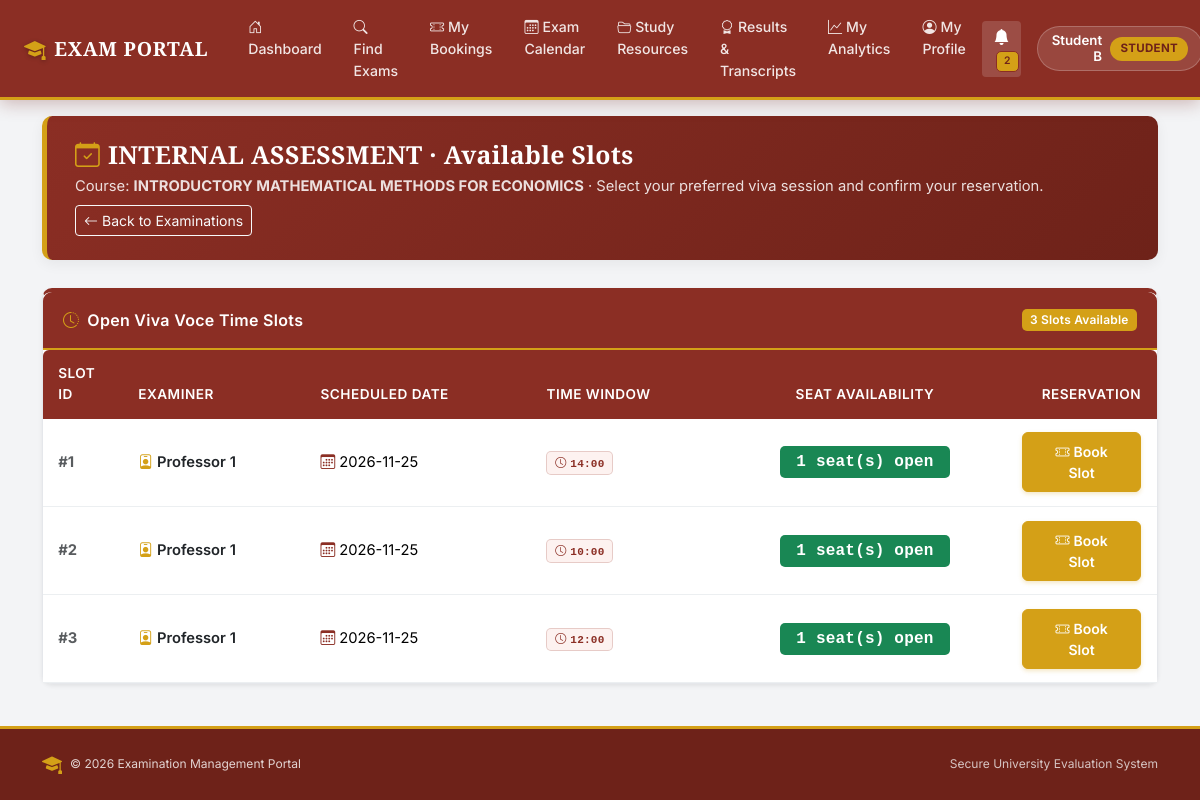
Screenshot of /student/examinations/1 (signed in) with the database file from the repository.
### models.py (models this page shows, shortened)
class BaseModel(db.Model):
    __abstract__ = True

class User(BaseModel):
    id = db.Column(db.Integer, primary_key=True)
    name = db.Column(db.String(100), nullable=False)
    email = db.Column(db.String(100), unique=True, nullable=False)
    password_hash = db.Column(db.String(200), nullable=False)
    role = db.Column(db.String(20), nullable=False)
    is_approved = db.Column(db.Boolean, default=False)
    is_active = db.Column(db.Boolean, default=True)

class Examination(BaseModel):
    id = db.Column(db.Integer, primary_key=True)
    name = db.Column(db.String(100), nullable=False)
    course_id = db.Column(db.Integer, db.ForeignKey("course.id"), nullable=False)
    status = db.Column(db.String(30), default="Draft")
    slot_creation_start = db.Column(db.String(30))
    slot_creation_end = db.Column(db.String(30))
    slot_creation_open = db.Column(db.Boolean, default=False)
    booking_open = db.Column(db.Boolean, default=False)
    booking_start = db.Column(db.String(30))
    booking_end = db.Column(db.String(30))
    slot_creation_override = db.Column(db.String(10), default=None)
    booking_override = db.Column(db.String(10), default=None)
    course = db.relationship("Course", backref="examinations")

class Course(BaseModel):
    id = db.Column(db.Integer, primary_key=True)
    name = db.Column(db.String(100), nullable=False)
    description = db.Column(db.String(500))
    resources = db.relationship("CourseResource", backref="course", cascade="all, delete-orphan")

class ExaminationSlot(BaseModel):
    id = db.Column(db.Integer, primary_key=True)
    examination_id = db.Column(db.Integer, db.ForeignKey("examination.id"), nullable=False)
    examiner_id = db.Column(db.Integer, db.ForeignKey("user.id"), nullable=False)
    date = db.Column(db.String(20), nullable=False)
    time = db.Column(db.String(20), nullable=False)
    capacity = db.Column(db.Integer, default=1)
    examination = db.relationship("Examination", backref="slots")
    examiner = db.relationship("User", backref="assigned_slots")

### routes/student.py (the view)
@role_required("Student")
def student_examination_slots(examination_id):
    exam = Examination.query.get_or_404(examination_id)
    today = date.today().isoformat()
    slots = ExaminationSlot.query.filter_by(examination_id=examination_id).filter(ExaminationSlot.date >= today).all()
    available_slots = []
    for slot in slots:
        booked = Booking.query.filter_by(slot_id=slot.id, status="Booked").count()
        remaining = slot.capacity - booked
        if remaining > 0:
            available_slots.append({"slot": slot, "remaining_seats": remaining})
    return render_template("student_slots.html", examination=exam, available_slots=available_slots)

### app.py (called while the page is built)
@app.context_processor
def inject_global_data():
    unread_count = 0
    if "user_id" in session:
        try:
            unread_count = Notification.query.filter_by(
                user_id=session["user_id"], is_read=False
            ).count()
        except Exception:
            pass
    return dict(unread_notifications_count=unread_count)

### helpers.py (called while the page is built)
def role_required(required_role):
    def decorator(fn):
        @wraps(fn)
        def wrapper(*args, **kwargs):
            uid = session.get("user_id")
            if not uid:
                return redirect(url_for("login"))
            user = db.session.get(User, uid) if hasattr(db.session, "get") else User.query.get(uid)
            if not user or not user.is_active:
                session.clear()
                return redirect(url_for("login"))
            if user.role != required_role:
                abort(403)
            if user.role == "Examiner" and not user.is_approved:
                session.clear()
                return redirect(url_for("login"))
            return fn(*args, **kwargs)
        return wrapper
    return decorator

### templates/student_slots.html (shortened to what this page needs)
{% extends "base.html" %}
{% block content %}
<div class="container my-3">
    <div class="erp-header">
        <div class="d-flex justify-content-between align-items-center flex-wrap gap-2">
            <div>
                <h2><i class="bi bi-calendar-check me-2 text-gold"></i>{{ examination.name }} &middot; Available Slots</h2>
                <p>Course: <strong>{{ examination.course.name if examination.course else '' }}</strong> &middot; Select your preferred viva session and confirm your reservation.</p>
            </div>
            <div>
                <a href="{{ url_for('student_examinations') }}" class="btn btn-outline-light btn-sm">
                    <i class="bi bi-arrow-left me-1"></i>Back to Examinations
                </a>
            </div>
        </div>
    </div>
    <div class="card shadow-sm" style="border-top: 4px solid var(--maroon);">
        <div class="card-header card-header-maroon d-flex justify-content-between align-items-center">
            <span><i class="bi bi-clock-history me-2 text-gold"></i>Open Viva Voce Time Slots</span>
            <span class="badge bg-gold text-dark">{{ available_slots|length }} Slots Available</span>
        </div>
        <div class="card-body p-0">
            {% if available_slots %}
            <div class="table-responsive">
                <table class="table table-hover align-middle mb-0">
                    <thead>
                        <tr>
                            <th style="width: 80px;">Slot ID</th>
                            <th>Examiner</th>
                            <th>Scheduled Date</th>
                            <th>Time Window</th>
                            <th class="text-center">Seat Availability</th>
                            <th class="text-end pe-3" style="width: 150px;">Reservation</th>
                        </tr>
                    </thead>
                    <tbody>
                        {% for item in available_slots %}
                        <tr>
                            <td class="fw-bold text-muted">#{{ item.slot.id }}</td>
                            <td>
                                <div class="fw-semibold text-dark"><i class="bi bi-person-badge text-gold me-1"></i>{{ item.slot.examiner.name }}</div>
                            </td>
                            <td>
                                <i class="bi bi-calendar3 text-maroon me-1"></i>{{ item.slot.date }}
                            </td>
                            <td>
                                <span class="badge font-monospace" style="background-color: var(--maroon-subtle); color: var(--maroon); border: 1px solid rgba(139,46,36,0.2);">
                                    <i class="bi bi-clock me-1"></i>{{ item.slot.time }}
                                </span>
                            </td>
                            <td class="text-center">
                                <span class="badge bg-success font-monospace px-3 py-2 fs-6">
                                    {{ item.remaining_seats }} seat(s) open
                                </span>
                            </td>
                            <td class="text-end pe-3">
                                <form method="POST" action="{{ url_for('student_book_slot', slot_id=item.slot.id) }}">
                                    <button type="submit" class="btn btn-gold btn-sm">
                                        <i class="bi bi-ticket-perforated me-1"></i>Book Slot
                                    </button>
                                </form>
                            </td>
                        </tr>
                        {% endfor %}
                    </tbody>
                </table>
            </div>
            {% endif %}
        </div>
    </div>
</div>
{% endblock %}

### templates/base.html (shortened to what this page needs)
<!DOCTYPE html>
<html lang="en">
<head>
    <link href="https://cdn.jsdelivr.net/npm/bootstrap@5.3.3/dist/css/bootstrap.min.css" rel="stylesheet">
    <link href="https://cdn.jsdelivr.net/npm/bootstrap-icons@1.11.3/font/bootstrap-icons.min.css" rel="stylesheet">
</head>
<body>
    <nav class="navbar navbar-expand-xl navbar-custom fixed-top">
        <div class="container-fluid px-3 px-lg-4">
            <a class="navbar-brand" href="{% if session.get('user_role') == 'Admin' %}{{ url_for('admin_dashboard') }}{% elif session.get('user_role') == 'Examiner' %}{{ url_for('examiner_dashboard') }}{% elif session.get('user_role') == 'Student' %}{{ url_for('student_dashboard') }}{% else %}{{ url_for('login') }}{% endif %}">
                <i class="bi bi-mortarboard-fill brand-crest"></i>
                <span>EXAM PORTAL</span>
            </a>
            <div class="collapse navbar-collapse" id="navbarNav">
                <ul class="navbar-nav me-auto mb-2 mb-xl-0 ms-xl-2">
                    {% if session.get("user_role") == "Admin" %}
                        <li class="nav-item">
                            <a class="nav-link" href="{{ url_for('admin_dashboard') }}"><i class="bi bi-speedometer2 me-1"></i>Dashboard</a>
                        </li>
                        <li class="nav-item">
                            <a class="nav-link" href="{{ url_for('courses') }}"><i class="bi bi-book me-1"></i>Courses</a>
                        </li>
                        <li class="nav-item">
                            <a class="nav-link" href="{{ url_for('examinations') }}"><i class="bi bi-clipboard2-check me-1"></i>Examinations</a>
                        </li>
                        <li class="nav-item">
                            <a class="nav-link" href="{{ url_for('admin_slots') }}"><i class="bi bi-calendar-range me-1"></i>Slots</a>
                        </li>
                        <li class="nav-item">
                            <a class="nav-link" href="{{ url_for('admin_bookings') }}"><i class="bi bi-journal-bookmark me-1"></i>Bookings</a>
                        </li>
                        <li class="nav-item">
                            <a class="nav-link" href="{{ url_for('admin_users') }}"><i class="bi bi-people me-1"></i>Students &amp; Users</a>
                        </li>
                        <li class="nav-item">
                            <a class="nav-link" href="{{ url_for('admin_examiner_analytics') }}"><i class="bi bi-person-check me-1"></i>Examiner Tracking</a>
                        </li>
                        <li class="nav-item">
                            <a class="nav-link" href="{{ url_for('performance_analytics') }}"><i class="bi bi-graph-up-arrow me-1"></i>Analytics</a>
                        </li>
                        <li class="nav-item">
                            <a class="nav-link" href="{{ url_for('admin_announcements') }}"><i class="bi bi-megaphone me-1"></i>Announcements</a>
                        </li>
                    {% elif session.get("user_role") == "Student" %}
                        <li class="nav-item">
                            <a class="nav-link" href="{{ url_for('student_dashboard') }}"><i class="bi bi-house-door me-1"></i>Dashboard</a>
                        </li>
                        <li class="nav-item">
                            <a class="nav-link" href="{{ url_for('student_examinations') }}"><i class="bi bi-search me-1"></i>Find Exams</a>
                        </li>
                        <li class="nav-item">
                            <a class="nav-link" href="{{ url_for('student_bookings') }}"><i class="bi bi-ticket-perforated me-1"></i>My Bookings</a>
                        </li>
                        <li class="nav-item">
                            <a class="nav-link" href="{{ url_for('student_calendar') }}"><i class="bi bi-calendar3 me-1"></i>Exam Calendar</a>
                        </li>
                        <li class="nav-item">
                            <a class="nav-link" href="{{ url_for('student_resources') }}"><i class="bi bi-folder2-open me-1"></i>Study Resources</a>
                        </li>
                        <li class="nav-item">
                            <a class="nav-link" href="{{ url_for('student_results') }}"><i class="bi bi-award me-1"></i>Results &amp; Transcripts</a>
                        </li>
                        <li class="nav-item">
                            <a class="nav-link" href="{{ url_for('performance_analytics') }}"><i class="bi bi-graph-up me-1"></i>My Analytics</a>
                        </li>
                        <li class="nav-item">
                            <a class="nav-link" href="{{ url_for('student_profile') }}"><i class="bi bi-person-circle me-1"></i>My Profile</a>
                        </li>
                    {% endif %}
                </ul>
                {% if session.get("user_id") %}
                    <div class="d-flex align-items-center gap-3 mt-2 mt-xl-0">
                        <a href="{{ url_for('notifications') }}" class="btn btn-sm position-relative text-white border-0" style="background: rgba(255,255,255,0.15);" title="Notification Centre">
                            <i class="bi bi-bell-fill fs-6"></i>
                            {% if unread_notifications_count and unread_notifications_count > 0 %}
                                <span class="badge badge-notification">{{ unread_notifications_count }}</span>
                            {% endif %}
                        </a>
                        <div class="user-pill text-white d-none d-md-flex">
                            <div class="text-end">
                                <div class="fw-semibold small" style="line-height: 1.2;">{{ session.get("user_name") }}</div>
                            </div>
                            <span class="role-badge-nav">{{ session.get("user_role") }}</span>
                        </div>
                    </div>
                {% else %}
                    <div class="d-flex gap-2">
                        <a href="{{ url_for('login') }}" class="btn btn-sm btn-outline-light">Login</a>
                        <a href="{{ url_for('register') }}" class="btn btn-sm btn-gold">Student Register</a>
                    </div>
                {% endif %}
            </div>
        </div>
    </nav>
    <main class="py-3">
        {% block content %}{% endblock %}
    </main>
    <footer class="text-center no-print">
        <div class="container">
            <div class="d-flex justify-content-between align-items-center flex-wrap gap-2 small">
                <div class="d-flex align-items-center gap-2">
                    <i class="bi bi-mortarboard-fill text-gold fs-5"></i>
                    <span>&copy; {{ 2026 }} Examination Management Portal</span>
                </div>
                <div>
                    <span class="text-light opacity-75">Secure University Evaluation System</span>
                </div>
            </div>
        </div>
    </footer>
</body>
</html>

### rows the page displays
User: get "Student B", get "STUDENT"
Examination: name "INTERNAL ASSESSMENT"
Course: course "INTRODUCTORY MATHEMATICAL METHODS FOR ECONOMICS"
ExaminationSlot: slot.id "1", slot "2026-11-25", slot.time "14:00"
User: slot.examiner.name "Professor 1" "Professor 1" "Professor 1"
ExaminationSlot: slot.id "2", slot "2026-11-25", slot.time "10:00"
ExaminationSlot: slot.id "3", slot "2026-11-25", slot.time "12:00"

### other values shown
{{ unread_notifications_count }} "2"
{{ available_slots|length }} "3"
{{ item.remaining_seats }} "1" "1" "1"
{{ 2026 }} "2026"
